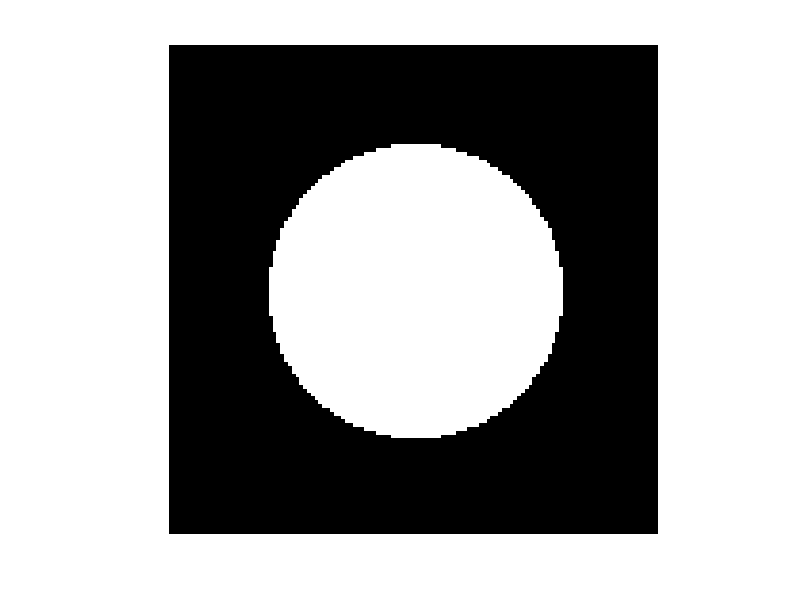

Recreate this plot in MATLAB. (Note: this script raises an error after producing the figure.)
function [lambda,n_LED,CTF_object0,CTF_object,NA,...
                     pix_CCD,plane_wave_org,plane_wave_new,df,sample_size]=ini_enviroment(d,if_show)
% clc
% clear
%% Objective properties
lambda = 0.532; % wavelength um
k = 2*pi/lambda;
NA = 0.10; %nurmical aperture



%% CCD properties
Mag = 4;
pix_CCD = 128;
pix_SIZ = 6.4;
sample_size = pix_SIZ/Mag * pix_CCD;

fx_CCD = (-pix_CCD/2:pix_CCD/2-1)/(pix_CCD*pix_SIZ/Mag);
df = fx_CCD(2)-fx_CCD(1);
[fx_CCD,fy_CCD] = meshgrid(fx_CCD);
CTF_CCD = (fx_CCD.^2+fy_CCD.^2)<(NA/lambda).^2;
CTF_object0 = CTF_CCD;

ker = fspecial('gaussian',[51,51],3);
noise = mat2gray(imfilter(randn(pix_CCD),ker,'replicate'));

CTF_object = CTF_object0.*exp(1i*0*pi*noise);%;
 imshow((CTF_object),[])

%% LED properties
h_LED = 90; % distance between LED matrix and sample
d_LED =  4; % distance between adjust LED dot
n_LED = 15;     % number of LED
x_LED = -(n_LED/2*d_LED-d_LED/2):d_LED:(n_LED/2*d_LED-d_LED/2);
[x_LED,y_LED] = meshgrid(x_LED);
[xpos,ypos] = getoddseq(n_LED);

R0 = lambda*(d_LED/(lambda*sqrt(d_LED^2+h_LED^2)))/NA;
R_overlap = 1/pi*(2*acos(R0/2)-R0*sqrt(1-(R0/2)^2))



pos_ran = d*randn(2,n_LED^2);

plane_wave_org = zeros(2,n_LED^2); %tilted plane wave
for con = 1:n_LED^2
    v = [0,0,h_LED]-[x_LED(ypos(con),xpos(con)),y_LED(ypos(con),xpos(con)),0];
    v = v/norm(v);
    plane_wave_org(1,con)=v(1);
    plane_wave_org(2,con)=v(2);
end


plane_wave_new = zeros(2,n_LED^2); %tilted plane wave
for con = 1:n_LED^2
    v = [0,0,h_LED]-[x_LED(ypos(con),xpos(con))+pos_ran(1,con),y_LED(ypos(con),xpos(con))+pos_ran(2,con),0];
    v = v/norm(v);
    plane_wave_new(1,con)=v(1);
    plane_wave_new(2,con)=v(2);
end
if if_show
figure1 = figure('Color',[1 1 1]);
ax1 = axes();
hold(ax1,'on');
box(ax1,'on');
plot(plane_wave_org(1,:)/1,plane_wave_org(2,:)/1,'ok','markersize',5,'linewidth',1)
plot(plane_wave_new(1,:)/1,plane_wave_new(2,:)/1,'xr','markersize',8,'linewidth',1)

cc = max(plane_wave_org(:));

axis square
xlim([-1.2*cc,1.2*cc]);
ylim([-1.2*cc,1.2*cc]);
set(ax1,'FontName','Times New Roman','FontSize',15);
hold off;
end

end


function z = getHOA(num,idx,fr,ft,pix_CCD)


%% aberration 
rng(2020);
co = 2*(rand(1,100)-1);
z = zeros(pix_CCD);
count = 0;
for order = 2:8
    for m = (-order):2:order
        count = count+1;
        z(idx) = z(idx) + co(count)*zernfun(order,m,fr(idx),ft(idx));
        if count == num
            break
        end
    end
    if count == num
        break
    end
end
%count
%imshow(mod(z,2*pi),[])
     
end